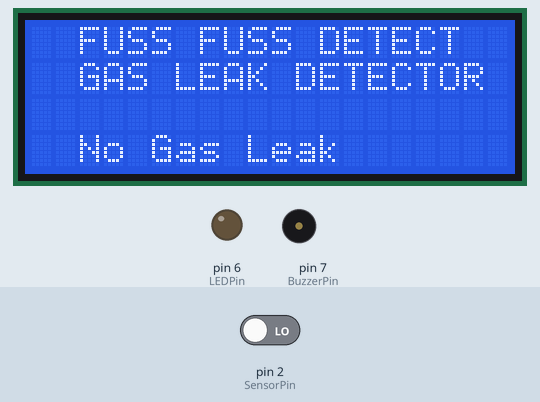
Recording of a sketch running on a simulated Arduino Uno, built with avr-gcc and run on an emulated ATmega328P. On the bench: 20×4 character LCD, output pins drawn as LEDs (lit = HIGH), buzzer (waves = sounding, pin HIGH). The inputs (shaded band) are chosen by the test bench; at power-on: pin 2 (SensorPin) LOW.

Above: at 1.2 s.
1.3 s: pin 2 (SensorPin) driven HIGH
At 1.31 s:
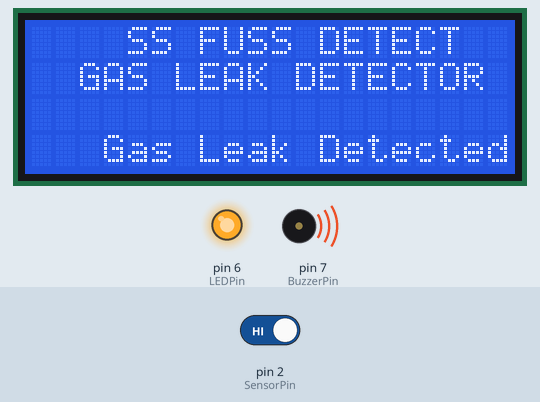
At 1.68 s:
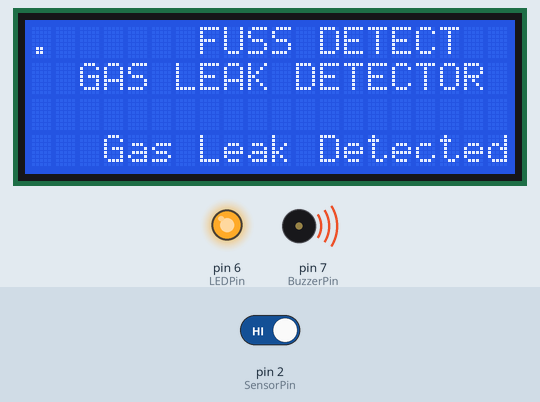
3.0 s: pin 2 (SensorPin) driven LOW
At 3.3 s:
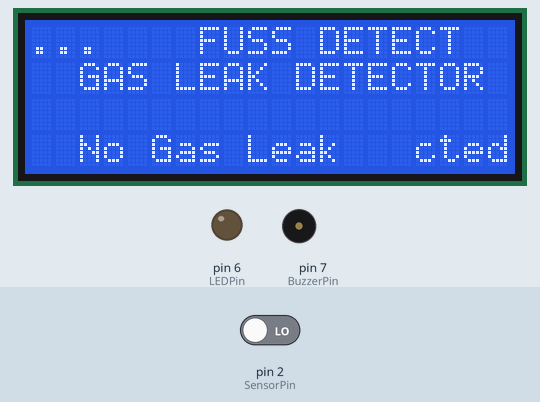
Timing chart, 0 to 6.0 s (numbered marks = the images above; inputs shaded):
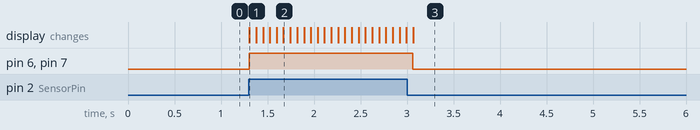

The sketch:

Code.ino
```cpp
// include the library code:
#include <LiquidCrystal.h> //library for LCD

// initialize the library with the numbers of the interface pins
LiquidCrystal lcd(13, 12, 11, 10, 9, 8);

// defines pins numbers
const int SensorPin = 2;
const int LEDPin = 6;
const int BuzzerPin = 7;

void setup()
{
  pinMode(SensorPin, INPUT); // Sets the Pin as an Input
  pinMode(LEDPin, OUTPUT); // Sets the Pin as an OUTPUT
  pinMode(BuzzerPin, OUTPUT); // Sets the Pin as an OUTPUT

  lcd.begin(20, 4); // set up the LCD's number of columns and rows:
  lcd.setCursor(0,0); // set the cursor position:
  lcd.print("  FUSS FUSS DETECT    ");
  lcd.setCursor(0,1);
  lcd.print("  GAS LEAK DETECTOR   ");
}
void loop()
{
  if(digitalRead(SensorPin) == HIGH)
  {
    digitalWrite(LEDPin,HIGH);
    digitalWrite(BuzzerPin,HIGH);
    // Prints Message on the LCD
    lcd.setCursor(0,3);
    lcd.print("   Gas Leak Detected    ");
    delay(70);
    lcd.setCursor(0,3);
    lcd.print("   Gas Leak Detected.    ");
    delay(70);
    lcd.setCursor(0,3);
    lcd.print("   Gas Leak Detected..   ");
    delay(70);
    lcd.setCursor(0,3);
    lcd.print("   Gas Leak Detected...   ");
    delay(70);
  }
  else
  {
    digitalWrite(LEDPin,LOW);
    digitalWrite(BuzzerPin,LOW);

    // Prints Message on the LCD
    lcd.setCursor(0,3);
    lcd.print("  No Gas Leak   ");
  }
}
```

Measured:
- after the input at 1.3 s, pin 6 (LEDPin), pin 7 (BuzzerPin): LOW → HIGH at once; the display: changes at once (image 1)
- after the input at 3.0 s, pin 6 (LEDPin), pin 7 (BuzzerPin): HIGH → LOW after 0.06 s; the display: changes after 0.07 s (image 3)
